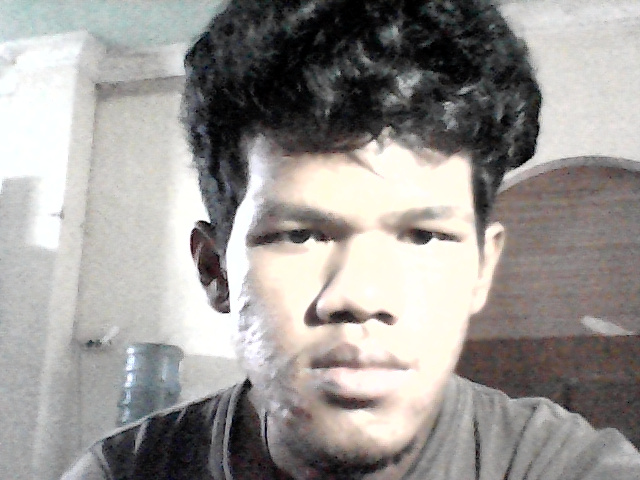
#> input picture as.png, 640 x 480 px, given in place of the camera
$ python register.py
#> lines starting #> are read from the running program, lines starting #| are printed output that depends on the picture
### lib/face.py
import cv2
from PIL import Image
import numpy as np
import os
dir_path = os.path.dirname(os.path.realpath(__file__))
haar = os.path.join(f'{dir_path}/../haarcascade_frontalface_default.xml')
FACE_CASCADE = cv2.CascadeClassifier(haar)


def crop_image(im, coords, optSize=0):
    left = coords[0] - optSize
    top = coords[1] - optSize
    right = left + coords[2] + optSize*2
    bottom = top + coords[3] + optSize*2
    return im.crop((left, top, right, bottom))


def draw_boundary(img, scale_factor, min_neighbors, color, text):
    gray_img = cv2.cvtColor(img, cv2.COLOR_BGR2GRAY)
    features = FACE_CASCADE.detectMultiScale(
        gray_img, scale_factor, min_neighbors)
    coords = []
    for (x, y, w, h) in features:
        # cv2.putText(img, text, (x, y-4), cv2.FONT_HERSHEY_SIMPLEX,
        #             0.8, color, 1, cv2.LINE_AA)
        coords = [x, y, w, h]
    return coords, img


def detect(img):
    color = {"red": (255, 0, 0), "blue": (0, 0, 255), "green": (0, 255, 0)}
    coords, img = draw_boundary(
        img, 1.1, 20, color["green"], "Face")
    return coords, img


def get_face_cropped(base_image):
    """
    base_image -> cv2 image
    """

    cv2image = cv2.cvtColor(base_image, cv2.COLOR_BGR2RGB)
    img = cv2.flip(cv2image, 1)
    coords, img = detect(img)
    img = Image.fromarray(img)
    imgSnap = crop_image(img, coords, 25)
    imgSnap = imgSnap.resize((256, 256))
    imgSnap = cv2.cvtColor(np.array(imgSnap), cv2.COLOR_RGB2BGR)
    return imgSnap


def is_completely_black(image, threshold=10):
    gray_image = cv2.cvtColor(image, cv2.COLOR_BGR2GRAY)
    mean_pixel_value = int(gray_image.mean())
    return mean_pixel_value < threshold

### lib/matcher.py
import cv2
import pandas as pd
import pickle
import os

dir_path = os.path.dirname(os.path.realpath(__file__))
pathDB = f'{dir_path}/../data/faceDB.csv'


detector = cv2.AKAZE_create()


# [15 lines left out: function features_matchs, not called in this run]


def get_featureAKAZE(image):
    """
    image -> cv2 image
    """
    # gray = cv2.cvtColor(image, cv2.COLOR_BGR2GRAY)
    (_, descs) = detector.detectAndCompute(image, None)
    return descs


# [16 lines left out: function who_is_this, not called in this run]

### register.py
from lib.face import get_face_cropped, is_completely_black
from lib.matcher import get_featureAKAZE
import cv2
import pandas as pd
import pickle
import os
dir_path = os.path.dirname(os.path.realpath(__file__))

cam_port = 0
cam = cv2.VideoCapture(cam_port)

NAME = 'markus'
pathDB = f'{dir_path}/data/faceDB.csv'
df = pd.read_csv(pathDB)
#> (reads data/faceDB.csv from the repository)
# df.set_index('name', inplace=True)
while True:
    result, image = cam.read()
#> image is the input picture: shape (480, 640, 3); mean B, G, R 149.2, 151.8, 155
    if result:
        cv2.imshow("tesss", image)
        if not is_completely_black(image):
#> in is_completely_black, `mean_pixel_value = int(gray_image.mean())`: mean_pixel_value = 152
            try:
                image = cv2.cvtColor(image, cv2.COLOR_BGR2GRAY)
                cropped_img = get_face_cropped(image)
#> in get_face_cropped, `img = cv2.flip(cv2image, 1)`:
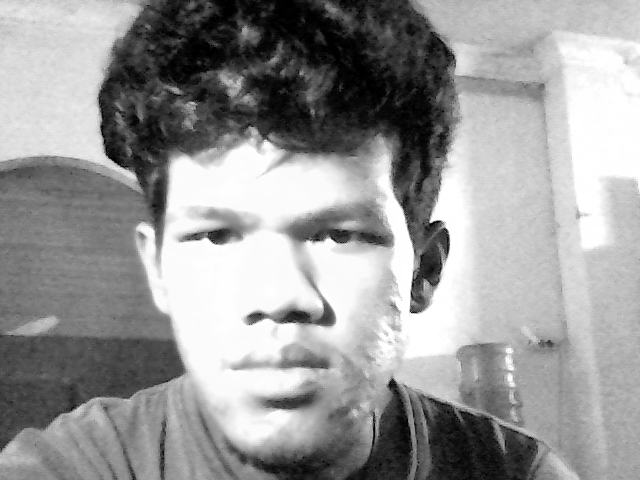
#> img: shape (480, 640, 3); min 0, max 255, mean 152.5
#> in draw_boundary, `features = FACE_CASCADE.detectMultiScale( gray_img, scale_factor, min_..`: features = [[116, 108, 321, 321]]
#> the loop in draw_boundary, `for (x, y, w, h) in features:` made 1 pass
#> in detect, `coords, img = draw_boundary( img, 1.1, 20, color["green"], "Face")`: coords = [116, 108, 321, 321]
#> in crop_image, `left = coords[0] - optSize`: left = 91
#> in crop_image, `top = coords[1] - optSize`: top = 83
#> in crop_image, `right = left + coords[2] + optSize*2`: right = 462
#> in crop_image, `bottom = top + coords[3] + optSize*2`: bottom = 454
#> in crop_image, `return im.crop((left, top, right, bottom))`:
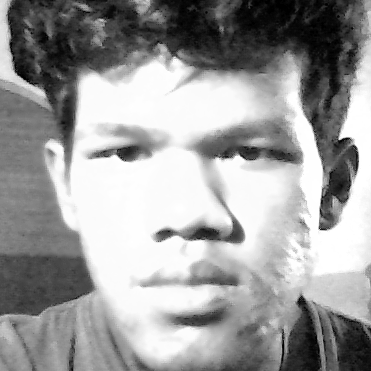
#> returned value: PIL image 371x371 RGB; min 0, max 255, mean 156.1
                cv2.imwrite(f'{dir_path}/data/image/{NAME}.png', cropped_img)
                desc = get_featureAKAZE(cropped_img)
                with open(f'{dir_path}/data/{NAME}.pkl', 'wb') as f:  # open a text file
                    pickle.dump(desc, f)
                # df.loc[len(df.index)] = [NAME, f'{NAME}.pkl']
                if NAME not in df['name'].values:
                    df.loc[len(df.index)] = [NAME, f'{NAME}.pkl']
                else:
                    df.loc[df['name'] == NAME, 'desc'] = f'{NAME}.pkl'
                df.to_csv(pathDB, index=False)
                print("wajah tersimpan")
                break
            except Exception as e:
                print(e)
                # break
    else:
        print("No image detected. Please! try again")

    if cv2.waitKey(1) & 0xFF == ord('q'):
        break
cam.release()
cv2.destroyAllWindows()
